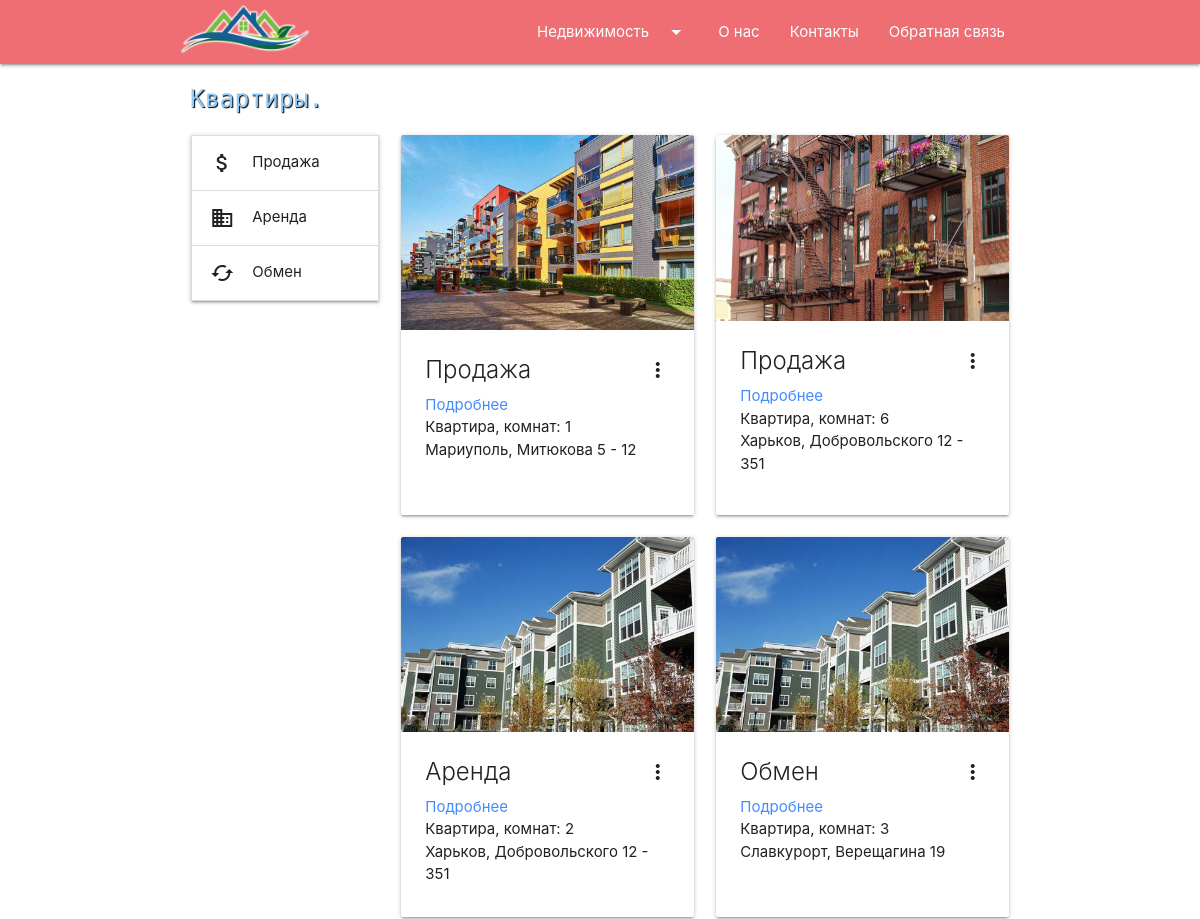
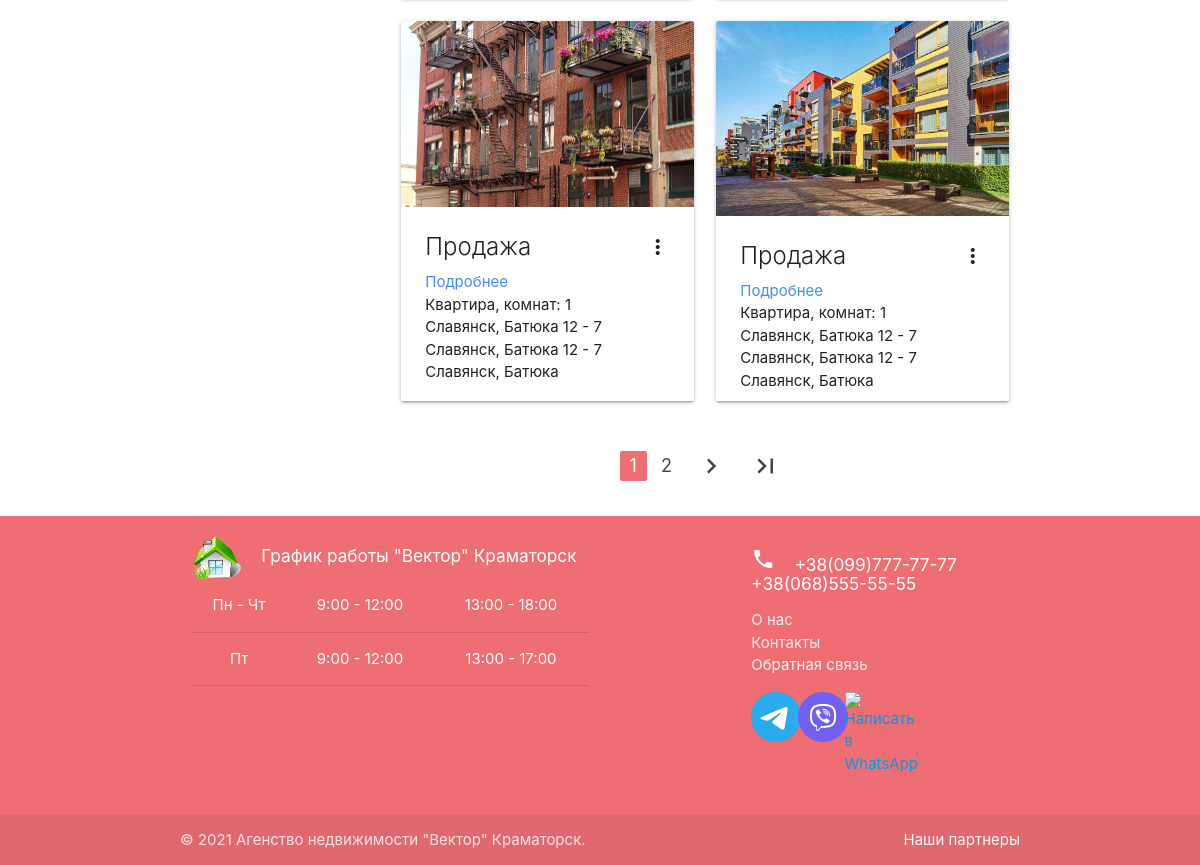
The app's page /apartments/ with its own data (2 pictures, top to bottom).
### agency/models.py (models this page shows, shortened)
class Apartment(models.Model):
    ADJACENT = 'Смежный'
    SEPARATED = 'Раздельный'
    BATHROOM_CHOICE = [(ADJACENT, 'Смежный'), (SEPARATED, 'Раздельный')]
    PLASTIC = 'Пластик профиль'
    WOOD = 'Дерево профиль'
    STANDARD = 'Стандартная комплектация'
    WINDOW_CHOICE = [(PLASTIC, 'Пластик профиль'),(WOOD, 'Дерево профиль'),(STANDARD, 'Стандартная комплектация')]
    OPEN_BALCONY = 'Открытого типа'
    GLAZED_BALCONY = 'Застеклен'
    GLAZED_AND_INSULATED = 'Застеклен и утеплен'
    NO_BALCONY = 'Отсутствует'
    BALCONY_CHOICE = [
        (OPEN_BALCONY, 'Открытого типа'),
        (GLAZED_BALCONY, 'Застеклен'),
        (GLAZED_AND_INSULATED, 'Застеклен и утеплен'),
        (NO_BALCONY, 'Отсутствует')
    ]
    BASIC_REPAIR = 'Базовый ремонт'
    FULL_REPAIR = 'Полный ремонт'
    NO_REPAIR = 'Требуется ремонт'
    ROOM_CONDITION = [(BASIC_REPAIR, 'Базовый ремонт'), (FULL_REPAIR, 'Полный ремонт'), (NO_REPAIR, 'Требуется ремонт')]
    slug_title = 'Apartment'
    created_at = models.DateTimeField(auto_now_add=True, verbose_name='Создано')
    updated_at = models.DateTimeField(auto_now=True, verbose_name='Обновлено')
    proposal_type = models.CharField(max_length=8, choices=_PROP_CHOICES, default=_SALE, verbose_name='Тип предложения')
    price = models.FloatField(verbose_name='Цена $')
    number_of_rooms = models.PositiveSmallIntegerField(
        default=1, validators=[MinValueValidator(1), MaxValueValidator(10)], verbose_name='Кол-во комнат'
    )
    floor_number = models.PositiveSmallIntegerField(
        default=1, validators=[MinValueValidator(1), MaxValueValidator(25)], verbose_name='Этаж'
    )
    total_floors_number = models.PositiveSmallIntegerField(
        default=10, validators=[MinValueValidator(1), MaxValueValidator(25)], verbose_name='Всего этажей'
    )
    bathroom = models.CharField(max_length=10, choices=BATHROOM_CHOICE, default=SEPARATED, verbose_name='Туалет')
    window_type = models.CharField(max_length=25, choices=WINDOW_CHOICE, default=PLASTIC, verbose_name='Окна')
    balcony = models.CharField(max_length=20, choices=BALCONY_CHOICE, default=GLAZED_BALCONY, verbose_name='Балкон')
    room_condition = models.CharField(max_length=20, choices=ROOM_CONDITION, default=FULL_REPAIR, verbose_name='Ремонт')
    total_area = models.FloatField(
        default=10.0, validators=[MinValueValidator(10.0), MaxValueValidator(400.0)], verbose_name='Общая площадь кв.м'
    )
    address = models.CharField(max_length=65, verbose_name='Адрес')
    description = models.TextField(blank=True, max_length=400, verbose_name='Описание')
    realtors = models.ManyToManyField(Realtor, blank=True, verbose_name='Риелтор')
    def get_absolute_url(self):
        return reverse('apartment', kwargs={"pk": self.pk})

class ApartmentGallery(models.Model):
    apartment = models.ForeignKey(Apartment, on_delete=models.CASCADE, related_name='images')
    image = models.ImageField(upload_to="apartments/")

### agency/views.py (the view)
# urls.py: path('apartments/', ApartmentsView.as_view(), name='apartments'),
class ApartmentsView(ListView):
    model = Apartment
    template_name = "agency/apartments.html"
    context_object_name = 'flats'
    paginate_by = 6
    def get_context_data(self, **kwargs):
        context = super().get_context_data(**kwargs)
        context['title'] = "Квартиры."
        return context
    def get_queryset(self):
        return Apartment.objects.all()

### agency/templates/agency/apartments.html (shortened to what this page needs)
{% extends 'index.html' %}
{% block content %}
<div class="container">
    <h5 class="pageTitle">{{ title }}</h5>
    <div class="row">
        <div class="col s12 m12 l3">
            {% include 'inc/_sidebar.html' %}
        </div>
        <div class="col s12 m12 l9">
            <div class="row">
                {% for item in flats %}
                <div class="col s12 m6 l6 xl4">
                    <div class="card sticky-action hoverable card_flat">
                        <div class="card-image waves-effect waves-block waves-light">
                            <img class="activator" src="{{ item.images.first.image.url }}">
                        </div>
                        <div class="card-content">
                            <span class="card-title activator grey-text text-darken-4">
                                {% if item.proposal_type == 'sale' %}
                                    Продажа
                                {% elif item.proposal_type == 'rental' %}
                                    Аренда
                                {% elif item.proposal_type == 'exchange' %}
                                    Обмен
                                {% else %}
                                    unknown
                                {% endif %}
                                <i class="material-icons right">more_vert</i>
                            </span>
                            <a href="{{ item.get_absolute_url }}" style="color: #448aff;">Подробнее</a>
                            <p>Квартира, комнат: {{ item.number_of_rooms }}</p>
                            <p>{{ item.address }}</p>
                        </div>
                    </div>
                </div>
                {% endfor %}
            </div>
            <div class="col s12 paginator" style="display: flex; justify-content: center;">
                {% if page_obj.has_other_pages %}
                <ul class="pagination">
                    {% for p in page_obj.paginator.page_range %}
                    {% if page_obj.number == p %}
                    <li class="active">
                        <a href="?page={{ p }}">{{ p }}</a>
                    </li>
                    {% elif p > page_obj.number|add:-3 and p < page_obj.number|add:3  %}
                    <li class="waves-effect">
                        <a href="?page={{ p }}">{{ p }}</a>
                    </li>
                    {% endif %}
                    {% endfor %}
                    {% if page_obj.has_next %}
                    <li class="page-item">
                        <a class="waves-effect" href="?page={{ page_obj.next_page_number }}">
                            <i class="material-icons">chevron_right</i>
                        </a>
                    </li>
                    <li class="waves-effect">
                        <a href="?page={{ page_obj.paginator.num_pages }}">
                            <i class="material-icons">last_page</i>
                        </a>
                    </li>
                    {% endif %}
                </ul>
                {% endif %}
            </div>
        </div>
    </div>
</div>
{% endblock %}

### rental/static/css/main.css (style rules this page uses)
body { display: flex; min-height: 100vh; flex-direction: column; }
.pageTitle { font-family: 'Rubik Mono One', sans-serif; color: #90caf9; text-shadow: 1px 1px 1px black; margin-left: 5px; padding: 5px; }
@media screen and (min-width: 993px) { .card_flat { height: 380px; } }

### records on screen
Apartment: images.first.image (picture), proposal_type "Продажа", number_of_rooms "1", address "Мариуполь, Митюкова 5 - 12"
Apartment: images.first.image (picture), proposal_type "Продажа", number_of_rooms "6", address "Харьков, Добровольского 12 - 351"
Apartment: images.first.image (picture), proposal_type "Аренда", number_of_rooms "2", address "Харьков, Добровольского 12 - 351"
Apartment: images.first.image (picture), proposal_type "Обмен", number_of_rooms "3", address "Славкурорт, Верещагина 19"
Apartment: images.first.image (picture), proposal_type "Продажа", number_of_rooms "1", address "Славянск, Батюка 12 - 7 Славянск, Батюка 12 - 7 Славянск, Батюка"
Apartment: images.first.image (picture), proposal_type "Продажа", number_of_rooms "1", address "Славянск, Батюка 12 - 7 Славянск, Батюка 12 - 7 Славянск, Батюка"

### other values on screen
{{ title }} "Квартиры."
{{ p }} "1"
{{ p }} "2"
